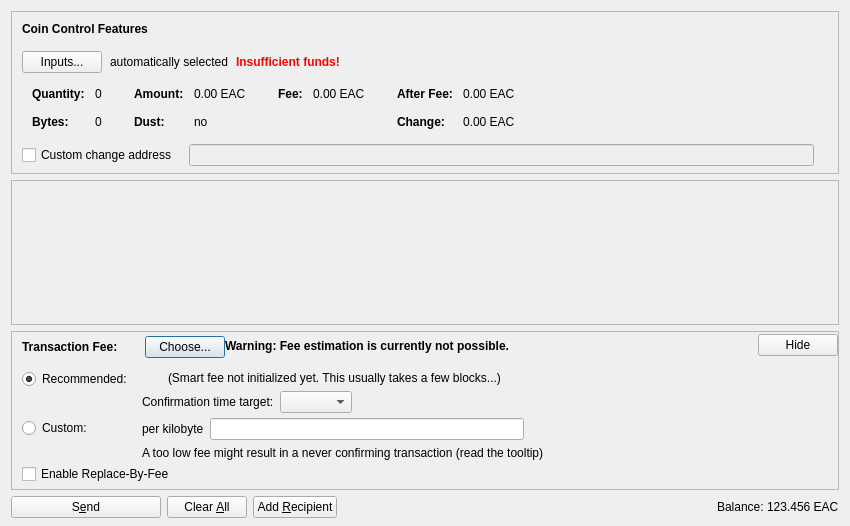
<?xml version="1.0" encoding="UTF-8"?>
<ui version="4.0">
 <class>SendCoinsDialog</class>
 <widget class="QDialog" name="SendCoinsDialog">
  <property name="geometry">
   <rect>
    <x>0</x>
    <y>0</y>
    <width>850</width>
    <height>526</height>
   </rect>
  </property>
  <property name="windowTitle">
   <string>Send Coins</string>
  </property>
  <layout class="QVBoxLayout" name="verticalLayout" stretch="0,1,0,0">
   <property name="bottomMargin">
    <number>8</number>
   </property>
   <item>
    <widget class="QFrame" name="frameCoinControl">
     <property name="sizePolicy">
      <sizepolicy hsizetype="Expanding" vsizetype="Expanding">
       <horstretch>0</horstretch>
       <verstretch>0</verstretch>
      </sizepolicy>
     </property>
     <property name="maximumSize">
      <size>
       <width>16777215</width>
       <height>16777215</height>
      </size>
     </property>
     <property name="frameShape">
      <enum>QFrame::StyledPanel</enum>
     </property>
     <property name="frameShadow">
      <enum>QFrame::Sunken</enum>
     </property>
     <layout class="QVBoxLayout" name="verticalLayoutCoinControl2">
      <property name="spacing">
       <number>0</number>
      </property>
      <property name="leftMargin">
       <number>0</number>
      </property>
      <property name="topMargin">
       <number>0</number>
      </property>
      <property name="rightMargin">
       <number>0</number>
      </property>
      <property name="bottomMargin">
       <number>6</number>
      </property>
      <item>
       <layout class="QVBoxLayout" name="verticalLayoutCoinControl" stretch="0,0,0,0,1">
        <property name="spacing">
         <number>0</number>
        </property>
        <property name="leftMargin">
         <number>10</number>
        </property>
        <property name="topMargin">
         <number>10</number>
        </property>
        <item>
         <layout class="QHBoxLayout" name="horizontalLayoutCoinControl1">
          <property name="bottomMargin">
           <number>15</number>
          </property>
          <item>
           <widget class="QLabel" name="labelCoinControlFeatures">
            <property name="sizePolicy">
             <sizepolicy hsizetype="Preferred" vsizetype="Maximum">
              <horstretch>0</horstretch>
              <verstretch>0</verstretch>
             </sizepolicy>
            </property>
            <property name="font">
             <font>
              <weight>75</weight>
              <bold>true</bold>
             </font>
            </property>
            <property name="styleSheet">
             <string notr="true">font-weight:bold;</string>
            </property>
            <property name="text">
             <string>Coin Control Features</string>
            </property>
           </widget>
          </item>
         </layout>
        </item>
        <item>
         <layout class="QHBoxLayout" name="horizontalLayoutCoinControl2" stretch="0,0,0,0">
          <property name="spacing">
           <number>8</number>
          </property>
          <property name="bottomMargin">
           <number>10</number>
          </property>
          <item>
           <widget class="QPushButton" name="pushButtonCoinControl">
            <property name="styleSheet">
             <string notr="true"/>
            </property>
            <property name="text">
             <string>Inputs...</string>
            </property>
            <property name="autoDefault">
             <bool>false</bool>
            </property>
           </widget>
          </item>
          <item>
           <widget class="QLabel" name="labelCoinControlAutomaticallySelected">
            <property name="text">
             <string>automatically selected</string>
            </property>
            <property name="margin">
             <number>5</number>
            </property>
           </widget>
          </item>
          <item>
           <widget class="QLabel" name="labelCoinControlInsuffFunds">
            <property name="font">
             <font>
              <weight>75</weight>
              <bold>true</bold>
             </font>
            </property>
            <property name="styleSheet">
             <string notr="true">color:red;font-weight:bold;</string>
            </property>
            <property name="text">
             <string>Insufficient funds!</string>
            </property>
            <property name="margin">
             <number>5</number>
            </property>
           </widget>
          </item>
          <item>
           <spacer name="horizontalSpacerCoinControl">
            <property name="orientation">
             <enum>Qt::Horizontal</enum>
            </property>
            <property name="sizeHint" stdset="0">
             <size>
              <width>40</width>
              <height>1</height>
             </size>
            </property>
           </spacer>
          </item>
         </layout>
        </item>
        <item>
         <widget class="QWidget" name="widgetCoinControl" native="true">
          <property name="sizePolicy">
           <sizepolicy hsizetype="Preferred" vsizetype="Preferred">
            <horstretch>0</horstretch>
            <verstretch>0</verstretch>
           </sizepolicy>
          </property>
          <property name="minimumSize">
           <size>
            <width>0</width>
            <height>0</height>
           </size>
          </property>
          <property name="styleSheet">
           <string notr="true"/>
          </property>
          <layout class="QHBoxLayout" name="horizontalLayoutCoinControl5">
           <property name="leftMargin">
            <number>0</number>
           </property>
           <property name="topMargin">
            <number>0</number>
           </property>
           <property name="rightMargin">
            <number>0</number>
           </property>
           <property name="bottomMargin">
            <number>0</number>
           </property>
           <item>
            <layout class="QHBoxLayout" name="horizontalLayoutCoinControl3" stretch="0,0,0,1">
             <property name="spacing">
              <number>20</number>
             </property>
             <property name="topMargin">
              <number>0</number>
             </property>
             <property name="bottomMargin">
              <number>10</number>
             </property>
             <item>
              <layout class="QFormLayout" name="formLayoutCoinControl1">
               <property name="horizontalSpacing">
                <number>10</number>
               </property>
               <property name="verticalSpacing">
                <number>14</number>
               </property>
               <property name="leftMargin">
                <number>10</number>
               </property>
               <property name="topMargin">
                <number>4</number>
               </property>
               <property name="rightMargin">
                <number>6</number>
               </property>
               <item row="0" column="0">
                <widget class="QLabel" name="labelCoinControlQuantityText">
                 <property name="font">
                  <font>
                   <weight>75</weight>
                   <bold>true</bold>
                  </font>
                 </property>
                 <property name="text">
                  <string>Quantity:</string>
                 </property>
                 <property name="margin">
                  <number>0</number>
                 </property>
                </widget>
               </item>
               <item row="0" column="1">
                <widget class="QLabel" name="labelCoinControlQuantity">
                 <property name="cursor">
                  <cursorShape>IBeamCursor</cursorShape>
                 </property>
                 <property name="contextMenuPolicy">
                  <enum>Qt::ActionsContextMenu</enum>
                 </property>
                 <property name="text">
                  <string notr="true">0</string>
                 </property>
                 <property name="margin">
                  <number>0</number>
                 </property>
                 <property name="textInteractionFlags">
                  <set>Qt::LinksAccessibleByMouse|Qt::TextSelectableByKeyboard|Qt::TextSelectableByMouse</set>
                 </property>
                </widget>
               </item>
               <item row="1" column="0">
                <widget class="QLabel" name="labelCoinControlBytesText">
                 <property name="font">
                  <font>
                   <weight>75</weight>
                   <bold>true</bold>
                  </font>
                 </property>
                 <property name="text">
                  <string>Bytes:</string>
                 </property>
                </widget>
               </item>
               <item row="1" column="1">
                <widget class="QLabel" name="labelCoinControlBytes">
                 <property name="cursor">
                  <cursorShape>IBeamCursor</cursorShape>
                 </property>
                 <property name="contextMenuPolicy">
                  <enum>Qt::ActionsContextMenu</enum>
                 </property>
                 <property name="text">
                  <string notr="true">0</string>
                 </property>
                 <property name="textInteractionFlags">
                  <set>Qt::LinksAccessibleByMouse|Qt::TextSelectableByKeyboard|Qt::TextSelectableByMouse</set>
                 </property>
                </widget>
               </item>
              </layout>
             </item>
             <item>
              <layout class="QFormLayout" name="formLayoutCoinControl2">
               <property name="horizontalSpacing">
                <number>10</number>
               </property>
               <property name="verticalSpacing">
                <number>14</number>
               </property>
               <property name="leftMargin">
                <number>6</number>
               </property>
               <property name="topMargin">
                <number>4</number>
               </property>
               <property name="rightMargin">
                <number>6</number>
               </property>
               <item row="0" column="0">
                <widget class="QLabel" name="labelCoinControlAmountText">
                 <property name="font">
                  <font>
                   <weight>75</weight>
                   <bold>true</bold>
                  </font>
                 </property>
                 <property name="text">
                  <string>Amount:</string>
                 </property>
                 <property name="margin">
                  <number>0</number>
                 </property>
                </widget>
               </item>
               <item row="0" column="1">
                <widget class="QLabel" name="labelCoinControlAmount">
                 <property name="cursor">
                  <cursorShape>IBeamCursor</cursorShape>
                 </property>
                 <property name="contextMenuPolicy">
                  <enum>Qt::ActionsContextMenu</enum>
                 </property>
                 <property name="text">
                  <string notr="true">0.00 EAC</string>
                 </property>
                 <property name="textInteractionFlags">
                  <set>Qt::LinksAccessibleByMouse|Qt::TextSelectableByKeyboard|Qt::TextSelectableByMouse</set>
                 </property>
                </widget>
               </item>
               <item row="1" column="0">
                <widget class="QLabel" name="labelCoinControlLowOutputText">
                 <property name="font">
                  <font>
                   <weight>75</weight>
                   <bold>true</bold>
                  </font>
                 </property>
                 <property name="text">
                  <string>Dust:</string>
                 </property>
                </widget>
               </item>
               <item row="1" column="1">
                <widget class="QLabel" name="labelCoinControlLowOutput">
                 <property name="cursor">
                  <cursorShape>IBeamCursor</cursorShape>
                 </property>
                 <property name="contextMenuPolicy">
                  <enum>Qt::ActionsContextMenu</enum>
                 </property>
                 <property name="text">
                  <string notr="true">no</string>
                 </property>
                 <property name="textInteractionFlags">
                  <set>Qt::LinksAccessibleByMouse|Qt::TextSelectableByKeyboard|Qt::TextSelectableByMouse</set>
                 </property>
                </widget>
               </item>
              </layout>
             </item>
             <item>
              <layout class="QFormLayout" name="formLayoutCoinControl3">
               <property name="horizontalSpacing">
                <number>10</number>
               </property>
               <property name="verticalSpacing">
                <number>14</number>
               </property>
               <property name="leftMargin">
                <number>6</number>
               </property>
               <property name="topMargin">
                <number>4</number>
               </property>
               <property name="rightMargin">
                <number>6</number>
               </property>
               <item row="0" column="0">
                <widget class="QLabel" name="labelCoinControlFeeText">
                 <property name="font">
                  <font>
                   <weight>75</weight>
                   <bold>true</bold>
                  </font>
                 </property>
                 <property name="text">
                  <string>Fee:</string>
                 </property>
                 <property name="margin">
                  <number>0</number>
                 </property>
                </widget>
               </item>
               <item row="0" column="1">
                <widget class="QLabel" name="labelCoinControlFee">
                 <property name="cursor">
                  <cursorShape>IBeamCursor</cursorShape>
                 </property>
                 <property name="contextMenuPolicy">
                  <enum>Qt::ActionsContextMenu</enum>
                 </property>
                 <property name="text">
                  <string notr="true">0.00 EAC</string>
                 </property>
                 <property name="textInteractionFlags">
                  <set>Qt::LinksAccessibleByMouse|Qt::TextSelectableByKeyboard|Qt::TextSelectableByMouse</set>
                 </property>
                </widget>
               </item>
              </layout>
             </item>
             <item>
              <layout class="QFormLayout" name="formLayoutCoinControl4">
               <property name="horizontalSpacing">
                <number>10</number>
               </property>
               <property name="verticalSpacing">
                <number>14</number>
               </property>
               <property name="leftMargin">
                <number>6</number>
               </property>
               <property name="topMargin">
                <number>4</number>
               </property>
               <property name="rightMargin">
                <number>6</number>
               </property>
               <item row="0" column="0">
                <widget class="QLabel" name="labelCoinControlAfterFeeText">
                 <property name="font">
                  <font>
                   <weight>75</weight>
                   <bold>true</bold>
                  </font>
                 </property>
                 <property name="text">
                  <string>After Fee:</string>
                 </property>
                 <property name="margin">
                  <number>0</number>
                 </property>
                </widget>
               </item>
               <item row="0" column="1">
                <widget class="QLabel" name="labelCoinControlAfterFee">
                 <property name="cursor">
                  <cursorShape>IBeamCursor</cursorShape>
                 </property>
                 <property name="contextMenuPolicy">
                  <enum>Qt::ActionsContextMenu</enum>
                 </property>
                 <property name="text">
                  <string notr="true">0.00 EAC</string>
                 </property>
                 <property name="textInteractionFlags">
                  <set>Qt::LinksAccessibleByMouse|Qt::TextSelectableByKeyboard|Qt::TextSelectableByMouse</set>
                 </property>
                </widget>
               </item>
               <item row="1" column="0">
                <widget class="QLabel" name="labelCoinControlChangeText">
                 <property name="font">
                  <font>
                   <weight>75</weight>
                   <bold>true</bold>
                  </font>
                 </property>
                 <property name="text">
                  <string>Change:</string>
                 </property>
                </widget>
               </item>
               <item row="1" column="1">
                <widget class="QLabel" name="labelCoinControlChange">
                 <property name="cursor">
                  <cursorShape>IBeamCursor</cursorShape>
                 </property>
                 <property name="contextMenuPolicy">
                  <enum>Qt::ActionsContextMenu</enum>
                 </property>
                 <property name="text">
                  <string notr="true">0.00 EAC</string>
                 </property>
                 <property name="textInteractionFlags">
                  <set>Qt::LinksAccessibleByMouse|Qt::TextSelectableByKeyboard|Qt::TextSelectableByMouse</set>
                 </property>
                </widget>
               </item>
              </layout>
             </item>
            </layout>
           </item>
          </layout>
         </widget>
        </item>
        <item>
         <layout class="QHBoxLayout" name="horizontalLayoutCoinControl4" stretch="0,0,0">
          <property name="spacing">
           <number>12</number>
          </property>
          <property name="sizeConstraint">
           <enum>QLayout::SetDefaultConstraint</enum>
          </property>
          <property name="topMargin">
           <number>5</number>
          </property>
          <property name="rightMargin">
           <number>5</number>
          </property>
          <item>
           <widget class="QCheckBox" name="checkBoxCoinControlChange">
            <property name="toolTip">
             <string>If this is activated, but the change address is empty or invalid, change will be sent to a newly generated address.</string>
            </property>
            <property name="text">
             <string>Custom change address</string>
            </property>
           </widget>
          </item>
          <item>
           <widget class="QValidatedLineEdit" name="lineEditCoinControlChange">
            <property name="enabled">
             <bool>false</bool>
            </property>
            <property name="sizePolicy">
             <sizepolicy hsizetype="Expanding" vsizetype="Fixed">
              <horstretch>0</horstretch>
              <verstretch>0</verstretch>
             </sizepolicy>
            </property>
           </widget>
          </item>
          <item>
           <widget class="QLabel" name="labelCoinControlChangeLabel">
            <property name="sizePolicy">
             <sizepolicy hsizetype="Preferred" vsizetype="Expanding">
              <horstretch>0</horstretch>
              <verstretch>0</verstretch>
             </sizepolicy>
            </property>
            <property name="minimumSize">
             <size>
              <width>0</width>
              <height>0</height>
             </size>
            </property>
            <property name="text">
             <string/>
            </property>
            <property name="margin">
             <number>3</number>
            </property>
           </widget>
          </item>
         </layout>
        </item>
        <item>
         <spacer name="verticalSpacerCoinControl">
          <property name="orientation">
           <enum>Qt::Vertical</enum>
          </property>
          <property name="sizeHint" stdset="0">
           <size>
            <width>800</width>
            <height>1</height>
           </size>
          </property>
         </spacer>
        </item>
       </layout>
      </item>
     </layout>
    </widget>
   </item>
   <item>
    <widget class="QScrollArea" name="scrollArea">
     <property name="widgetResizable">
      <bool>true</bool>
     </property>
     <widget class="QWidget" name="scrollAreaWidgetContents">
      <property name="geometry">
       <rect>
        <x>0</x>
        <y>0</y>
        <width>830</width>
        <height>104</height>
       </rect>
      </property>
      <layout class="QVBoxLayout" name="verticalLayout_2" stretch="0,1">
       <property name="leftMargin">
        <number>0</number>
       </property>
       <property name="topMargin">
        <number>0</number>
       </property>
       <property name="rightMargin">
        <number>0</number>
       </property>
       <property name="bottomMargin">
        <number>0</number>
       </property>
       <item>
        <layout class="QVBoxLayout" name="entries">
         <property name="spacing">
          <number>6</number>
         </property>
        </layout>
       </item>
       <item>
        <spacer name="verticalSpacer">
         <property name="orientation">
          <enum>Qt::Vertical</enum>
         </property>
         <property name="sizeHint" stdset="0">
          <size>
           <width>20</width>
           <height>40</height>
          </size>
         </property>
        </spacer>
       </item>
      </layout>
     </widget>
    </widget>
   </item>
   <item>
    <widget class="QFrame" name="frameFee">
     <property name="sizePolicy">
      <sizepolicy hsizetype="Expanding" vsizetype="Expanding">
       <horstretch>0</horstretch>
       <verstretch>0</verstretch>
      </sizepolicy>
     </property>
     <property name="maximumSize">
      <size>
       <width>16777215</width>
       <height>16777215</height>
      </size>
     </property>
     <property name="frameShape">
      <enum>QFrame::StyledPanel</enum>
     </property>
     <property name="frameShadow">
      <enum>QFrame::Sunken</enum>
     </property>
     <layout class="QVBoxLayout" name="verticalLayoutFee1">
      <property name="spacing">
       <number>0</number>
      </property>
      <property name="leftMargin">
       <number>0</number>
      </property>
      <property name="topMargin">
       <number>0</number>
      </property>
      <property name="rightMargin">
       <number>0</number>
      </property>
      <property name="bottomMargin">
       <number>0</number>
      </property>
      <item>
       <layout class="QVBoxLayout" name="verticalLayoutFee2" stretch="0,0,0">
        <property name="spacing">
         <number>0</number>
        </property>
        <property name="leftMargin">
         <number>10</number>
        </property>
        <property name="topMargin">
         <number>0</number>
        </property>
        <item>
         <layout class="QHBoxLayout" name="horizontalLayoutFee1">
          <property name="bottomMargin">
           <number>0</number>
          </property>
          <item>
           <layout class="QVBoxLayout" name="verticalLayoutFee7">
            <property name="spacing">
             <number>0</number>
            </property>
            <item>
             <spacer name="verticalSpacerSmartFee">
              <property name="orientation">
               <enum>Qt::Vertical</enum>
              </property>
              <property name="sizeType">
               <enum>QSizePolicy::Fixed</enum>
              </property>
              <property name="sizeHint" stdset="0">
               <size>
                <width>1</width>
                <height>4</height>
               </size>
              </property>
             </spacer>
            </item>
            <item>
             <layout class="QHBoxLayout" name="horizontalLayoutSmartFee">
              <property name="spacing">
               <number>10</number>
              </property>
              <item>
               <widget class="QLabel" name="labelFeeHeadline">
                <property name="sizePolicy">
                 <sizepolicy hsizetype="Preferred" vsizetype="Maximum">
                  <horstretch>0</horstretch>
                  <verstretch>0</verstretch>
                 </sizepolicy>
                </property>
                <property name="font">
                 <font>
                  <weight>75</weight>
                  <bold>true</bold>
                 </font>
                </property>
                <property name="styleSheet">
                 <string notr="true">font-weight:bold;</string>
                </property>
                <property name="text">
                 <string>Transaction Fee:</string>
                </property>
               </widget>
              </item>
              <item>
               <widget class="QLabel" name="labelFeeMinimized">
                <property name="text">
                 <string/>
                </property>
               </widget>
              </item>
              <item>
               <widget class="QPushButton" name="buttonChooseFee">
                <property name="text">
                 <string>Choose...</string>
                </property>
               </widget>
              </item>
             </layout>
            </item>
            <item>
             <spacer name="verticalSpacer_5">
              <property name="orientation">
               <enum>Qt::Vertical</enum>
              </property>
              <property name="sizeHint" stdset="0">
               <size>
                <width>1</width>
                <height>1</height>
               </size>
              </property>
             </spacer>
            </item>
           </layout>
          </item>
          <item>
           <widget class="QLabel" name="fallbackFeeWarningLabel">
            <property name="toolTip">
             <string>Using the fallbackfee can result in sending a transaction that will take several hours or days (or never) to confirm. Consider choosing your fee manually or wait until you have validated the complete chain.</string>
            </property>
            <property name="font">
            <font>
                <weight>75</weight>
                <bold>true</bold>
            </font>
            </property>
            <property name="text">
             <string>Warning: Fee estimation is currently not possible.</string>
            </property>
            <property name="wordWrap">
             <bool>false</bool>
            </property>
           </widget>
          </item>
          <item>
           <spacer name="horizontalSpacer_4">
            <property name="orientation">
             <enum>Qt::Horizontal</enum>
            </property>
            <property name="sizeType">
             <enum>QSizePolicy::MinimumExpanding</enum>
            </property>
            <property name="sizeHint" stdset="0">
             <size>
              <width>40</width>
              <height>20</height>
             </size>
            </property>
           </spacer>
          </item>
          <item>
           <widget class="QPushButton" name="buttonMinimizeFee">
            <property name="toolTip">
             <string>collapse fee-settings</string>
            </property>
            <property name="text">
             <string>Hide</string>
            </property>
           </widget>
          </item>
         </layout>
        </item>
        <item>
         <widget class="QFrame" name="frameFeeSelection">
          <layout class="QVBoxLayout" name="verticalLayoutFee12">
           <property name="spacing">
            <number>0</number>
           </property>
           <property name="leftMargin">
            <number>0</number>
           </property>
           <property name="topMargin">
            <number>0</number>
           </property>
           <property name="rightMargin">
            <number>0</number>
           </property>
           <property name="bottomMargin">
            <number>0</number>
           </property>
           <item>
            <layout class="QGridLayout" name="gridLayoutFee">
             <property name="topMargin">
              <number>10</number>
             </property>
             <property name="bottomMargin">
              <number>4</number>
             </property>
             <property name="horizontalSpacing">
              <number>10</number>
             </property>
             <property name="verticalSpacing">
              <number>4</number>
             </property>
             <item row="1" column="1">
              <layout class="QVBoxLayout" name="verticalLayoutFee8">
               <property name="spacing">
                <number>6</number>
               </property>
               <item>
                <layout class="QHBoxLayout" name="horizontalLayoutFee13">
                 <item>
                  <widget class="QLabel" name="labelCustomPerKilobyte">
                   <property name="toolTip">
                    <string>Specify a custom fee per kB (1,000 bytes) of the transaction's virtual size.

Note:  Since the fee is calculated on a per-byte basis, a fee of "100 satoshis per kB" for a transaction size of 500 bytes (half of 1 kB) would ultimately yield a fee of only 50 satoshis.</string>
                   </property>
                   <property name="text">
                    <string>per kilobyte</string>
                   </property>
                  </widget>
                 </item>
                 <item>
                  <widget class="BitcoinAmountField" name="customFee"/>
                 </item>
                 <item>
                  <spacer name="horizontalSpacer_6">
                   <property name="orientation">
                    <enum>Qt::Horizontal</enum>
                   </property>
                   <property name="sizeHint" stdset="0">
                    <size>
                     <width>1</width>
                     <height>1</height>
                    </size>
                   </property>
                  </spacer>
                 </item>
                </layout>
               </item>
               <item>
                <layout class="QHBoxLayout" name="horizontalLayoutFee8">
                 <item>
                  <widget class="QLabel" name="labelCustomFeeWarning">
                   <property name="enabled">
                    <bool>true</bool>
                   </property>
                   <property name="toolTip">
                    <string>When there is less transaction volume than space in the blocks, miners as well as relaying nodes may enforce a minimum fee. Paying only this minimum fee is just fine, but be aware that this can result in a never confirming transaction once there is more demand for bitcoin transactions than the network can process.</string>
                   </property>
                   <property name="text">
                    <string>A too low fee might result in a never confirming transaction (read the tooltip)</string>
                   </property>
                  </widget>
                 </item>
                 <item>
                  <spacer name="horizontalSpacer_2">
                   <property name="orientation">
                    <enum>Qt::Horizontal</enum>
                   </property>
                   <property name="sizeHint" stdset="0">
                    <size>
                     <width>1</width>
                     <height>1</height>
                    </size>
                   </property>
                  </spacer>
                 </item>
                </layout>
               </item>
              </layout>
             </item>
             <item row="0" column="0">
              <layout class="QVBoxLayout" name="verticalLayoutFee4" stretch="0,1">
               <item>
                <widget class="QRadioButton" name="radioSmartFee">
                 <property name="text">
                  <string>Recommended:</string>
                 </property>
                 <property name="checked">
                  <bool>true</bool>
                 </property>
                 <attribute name="buttonGroup">
                  <string notr="true">groupFee</string>
                 </attribute>
                </widget>
               </item>
               <item>
                <spacer name="verticalSpacer_2">
                 <property name="orientation">
                  <enum>Qt::Vertical</enum>
                 </property>
                 <property name="sizeHint" stdset="0">
                  <size>
                   <width>1</width>
                   <height>1</height>
                  </size>
                 </property>
                </spacer>
               </item>
              </layout>
             </item>
             <item row="1" column="0">
              <layout class="QVBoxLayout" name="verticalLayoutFee9" stretch="0,1">
               <item>
                <widget class="QRadioButton" name="radioCustomFee">
                 <property name="text">
                  <string>Custom:</string>
                 </property>
                 <attribute name="buttonGroup">
                  <string notr="true">groupFee</string>
                 </attribute>
                </widget>
               </item>
               <item>
                <spacer name="verticalSpacer_6">
                 <property name="orientation">
                  <enum>Qt::Vertical</enum>
                 </property>
                 <property name="sizeHint" stdset="0">
                  <size>
                   <width>1</width>
                   <height>1</height>
                  </size>
                 </property>
                </spacer>
               </item>
              </layout>
             </item>
             <item row="0" column="1">
              <layout class="QVBoxLayout" name="verticalLayoutFee3" stretch="0,0,1">
               <property name="spacing">
                <number>6</number>
               </property>
               <property name="topMargin">
                <number>2</number>
               </property>
               <item>
                <layout class="QHBoxLayout" name="horizontalLayoutFee12">
                 <item>
                  <widget class="QLabel" name="labelSmartFee">
                   <property name="text">
                    <string/>
                   </property>
                  </widget>
                 </item>
                 <item>
                  <widget class="QLabel" name="labelFeeEstimation">
                   <property name="text">
                    <string/>
                   </property>
                  </widget>
                 </item>
                 <item>
                  <widget class="QLabel" name="labelSmartFee2">
                   <property name="text">
                    <string>(Smart fee not initialized yet. This usually takes a few blocks...)</string>
                   </property>
                  </widget>
                 </item>
                 <item>
                  <spacer name="horizontalSpacer_5">
                   <property name="orientation">
                    <enum>Qt::Horizontal</enum>
                   </property>
                   <property name="sizeHint" stdset="0">
                    <size>
                     <width>1</width>
                     <height>1</height>
                    </size>
                   </property>
                  </spacer>
                 </item>
                </layout>
               </item>
               <item>
                <layout class="QHBoxLayout" name="horizontalLayoutFee9">
                 <item>
                  <layout class="QVBoxLayout" name="verticalLayoutFee6">
                   <item>
                    <widget class="QLabel" name="labelSmartFee3">
                     <property name="text">
                      <string>Confirmation time target:</string>
                     </property>
                    </widget>
                   </item>
                  </layout>
                 </item>
                 <item>
                  <layout class="QVBoxLayout" name="verticalLayoutFee5">
                   <property name="rightMargin">
                    <number>30</number>
                   </property>
                   <item>
                    <layout class="QHBoxLayout" name="horizontalLayoutConfTarget">
                     <property name="bottomMargin">
                      <number>0</number>
                     </property>
                     <item>
                      <widget class="QComboBox" name="confTargetSelector"/>
                     </item>
                     <item>
                      <spacer name="horizontalSpacerConfTarget">
                       <property name="orientation">
                        <enum>Qt::Horizontal</enum>
                       </property>
                       <property name="sizeHint" stdset="0">
                        <size>
                         <width>40</width>
                         <height>20</height>
                        </size>
                       </property>
                      </spacer>
                     </item>
                    </layout>
                   </item>
                  </layout>
                 </item>
                </layout>
               </item>
               <item>
                <spacer name="verticalSpacer_4">
                 <property name="orientation">
                  <enum>Qt::Vertical</enum>
                 </property>
                 <property name="sizeHint" stdset="0">
                  <size>
                   <width>1</width>
                   <height>1</height>
                  </size>
                 </property>
                </spacer>
               </item>
              </layout>
             </item>
            </layout>
           </item>
           <item>
            <widget class="QCheckBox" name="optInRBF">
             <property name="text">
              <string>Enable Replace-By-Fee</string>
             </property>
             <property name="toolTip">
              <string>With Replace-By-Fee (BIP-125) you can increase a transaction's fee after it is sent. Without this, a higher fee may be recommended to compensate for increased transaction delay risk.</string>
             </property>
            </widget>
           </item>
          </layout>
         </widget>
        </item>
        <item>
         <spacer name="verticalSpacerFee">
          <property name="orientation">
           <enum>Qt::Vertical</enum>
          </property>
          <property name="sizeHint" stdset="0">
           <size>
            <width>40</width>
            <height>5</height>
           </size>
          </property>
         </spacer>
        </item>
       </layout>
      </item>
     </layout>
    </widget>
   </item>
   <item>
    <layout class="QHBoxLayout" name="horizontalLayout">
     <item>
      <widget class="QPushButton" name="sendButton">
       <property name="minimumSize">
        <size>
         <width>150</width>
         <height>0</height>
        </size>
       </property>
       <property name="toolTip">
        <string>Confirm the send action</string>
       </property>
       <property name="text">
        <string>S&amp;end</string>
       </property>
       <property name="icon">
        <iconset resource="../bitcoin.qrc">
         <normaloff>:/icons/send</normaloff>:/icons/send</iconset>
       </property>
       <property name="autoDefault">
        <bool>false</bool>
       </property>
       <property name="default">
        <bool>false</bool>
       </property>
      </widget>
     </item>
     <item>
      <widget class="QPushButton" name="clearButton">
       <property name="sizePolicy">
        <sizepolicy hsizetype="Minimum" vsizetype="Fixed">
         <horstretch>0</horstretch>
         <verstretch>0</verstretch>
        </sizepolicy>
       </property>
       <property name="toolTip">
        <string>Clear all fields of the form.</string>
       </property>
       <property name="text">
        <string>Clear &amp;All</string>
       </property>
       <property name="icon">
        <iconset resource="../bitcoin.qrc">
         <normaloff>:/icons/remove</normaloff>:/icons/remove</iconset>
       </property>
       <property name="autoDefault">
        <bool>false</bool>
       </property>
      </widget>
     </item>
     <item>
      <widget class="QPushButton" name="addButton">
       <property name="toolTip">
        <string>Send to multiple recipients at once</string>
       </property>
       <property name="text">
        <string>Add &amp;Recipient</string>
       </property>
       <property name="icon">
        <iconset resource="../bitcoin.qrc">
         <normaloff>:/icons/add</normaloff>:/icons/add</iconset>
       </property>
       <property name="autoDefault">
        <bool>false</bool>
       </property>
      </widget>
     </item>
     <item>
      <spacer name="horizontalSpacer">
       <property name="orientation">
        <enum>Qt::Horizontal</enum>
       </property>
       <property name="sizeHint" stdset="0">
        <size>
         <width>40</width>
         <height>20</height>
        </size>
       </property>
      </spacer>
     </item>
     <item>
      <layout class="QHBoxLayout" name="horizontalLayout_2">
       <property name="spacing">
        <number>3</number>
       </property>
       <item>
        <widget class="QLabel" name="label">
         <property name="sizePolicy">
          <sizepolicy hsizetype="Preferred" vsizetype="Fixed">
           <horstretch>0</horstretch>
           <verstretch>0</verstretch>
          </sizepolicy>
         </property>
         <property name="text">
          <string>Balance:</string>
         </property>
        </widget>
       </item>
       <item>
        <widget class="QLabel" name="labelBalance">
         <property name="sizePolicy">
          <sizepolicy hsizetype="Preferred" vsizetype="Fixed">
           <horstretch>0</horstretch>
           <verstretch>0</verstretch>
          </sizepolicy>
         </property>
         <property name="cursor">
          <cursorShape>IBeamCursor</cursorShape>
         </property>
         <property name="text">
          <string notr="true">123.456 EAC</string>
         </property>
         <property name="textInteractionFlags">
          <set>Qt::LinksAccessibleByMouse|Qt::TextSelectableByKeyboard|Qt::TextSelectableByMouse</set>
         </property>
        </widget>
       </item>
      </layout>
     </item>
    </layout>
   </item>
  </layout>
 </widget>
 <customwidgets>
  <customwidget>
   <class>QValidatedLineEdit</class>
   <extends>QLineEdit</extends>
   <header>qt/qvalidatedlineedit.h</header>
  </customwidget>
  <customwidget>
   <class>BitcoinAmountField</class>
   <extends>QLineEdit</extends>
   <header>qt/bitcoinamountfield.h</header>
   <container>1</container>
  </customwidget>
 </customwidgets>
 <resources>
  <include location="../bitcoin.qrc"/>
 </resources>
 <connections/>
 <buttongroups>
  <buttongroup name="groupFee"/>
 </buttongroups>
</ui>
